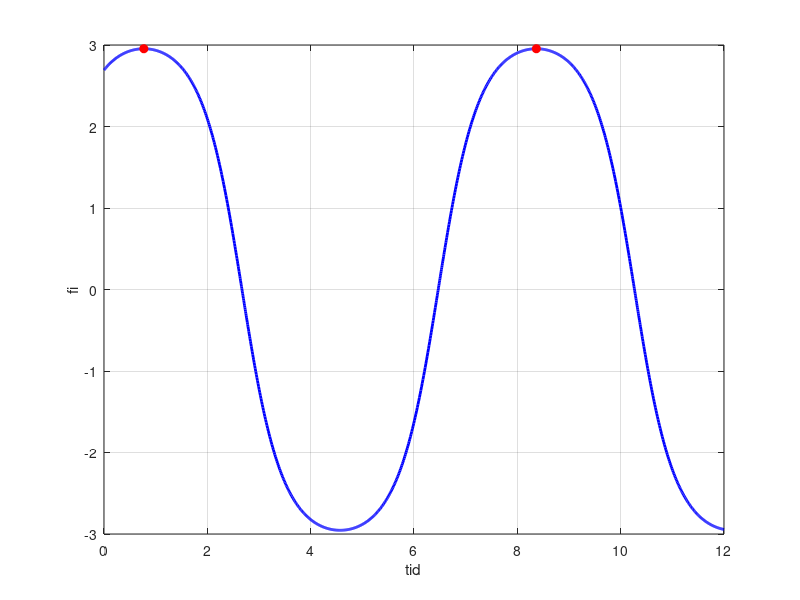

MATLAB code to generate this figure:
clear; clc; close all;

L = 2.5;
g = 9.81;
fi0 = 6*pi/7;   % initial vinkel
omega0 = 0.8;   % initial vinkelhastighet
y0 = [fi0; omega0];  % startvärden

tspan = [0, 12];

function dydt = pendulum_ode(~, y, L, g)
    dydt = [y(2); - (g/L)*sin(y(1))];
end

%Lös ode45
options = odeset('RelTol', 1e-8, 'AbsTol', 1e-10);
[t, y] = ode45(@(t,y) pendulum_ode(t,y,L,g), tspan, y0, options);
fi = y(:,1);  % vinkelkurv

%  lokala max m kvad. interp
max_times = [];

%loopar 2 till length(fi)-1 så alltid har 3p
for i = 2:length(fi)-1
    if fi(i) > fi(i-1) && fi(i) >= fi(i+1)
        %  3p
        t_local = t(i-1:i+1);
        fi_local = fi(i-1:i+1);
        % 2agradspol
        p = polyfit(t_local, fi_local, 2);
        %om p(1 negativ använd fminbnd för att exakt hitta vertexen
        if p(1) < 0
            f_interp = @(tt) -polyval(p, tt);% minimerar -p(tt) så hitta max
            t_vertex = fminbnd(f_interp, t_local(1), t_local(end));
        else
            %om ej, tbx t enkla formeln
            t_vertex = -p(2)/(2*p(1));
        end
        max_times = [max_times; t_vertex];
    end
end

periods = diff(max_times);% per mellan på varandra följ max
period_avg = mean(periods);

disp([' period = ', num2str(period_avg, '%.3f')]);

figure;
plot(t, fi, 'b-', 'LineWidth',2);
hold on;
fi_max = interp1(t, fi, max_times, 'pchip');
plot(max_times, fi_max, 'ro', 'MarkerFaceColor','r');
xlabel('tid');
ylabel('fi');
grid on;
